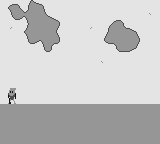

Below is a game level as drawn by its tile map, then a one-line description and the .tmx file that defines it, in full:
An orthogonal 20x18 tile map with 8x8 px tiles, 1 tile layer (bg).

<map version="1.10" tiledversion="1.10.2" orientation="orthogonal" renderorder="right-down" width="20" height="18" tilewidth="8" tileheight="8" infinite="0" nextlayerid="3" nextobjectid="1">
 <tileset firstgid="1" source="terrain.tsx" />
 <layer id="1" name="bg" class="bg" width="20" height="18">
  <data encoding="csv">
128,75,16,42,35,16,128,128,128,128,128,128,128,128,128,128,128,128,128,128,
128,43,121,64,127,61,128,128,128,128,128,128,128,128,128,128,128,128,112,128,
128,89,92,43,127,127,4,16,128,128,128,128,128,128,75,74,128,128,128,128,
128,96,128,58,127,127,127,29,128,128,128,96,128,71,127,63,5,128,128,128,
128,128,128,43,127,127,127,45,128,128,128,128,128,25,127,127,127,12,128,128,
128,128,128,31,68,43,47,32,128,128,128,128,128,91,48,127,127,29,128,128,
128,128,128,128,128,31,32,128,128,128,128,128,128,128,89,30,21,128,128,128,
128,128,128,128,128,128,128,128,128,128,128,128,112,128,128,128,128,128,128,128,
128,128,128,128,128,128,128,128,128,128,128,128,128,128,128,128,128,128,128,128,
128,128,128,128,128,128,128,128,128,128,128,128,128,128,128,128,128,128,128,128,
128,128,128,128,128,128,128,128,128,128,128,128,128,128,128,128,128,128,128,128,
128,69,128,128,128,128,128,128,128,128,128,128,128,128,128,128,128,128,128,128,
128,85,128,128,128,128,128,128,128,128,128,128,128,128,128,128,128,128,128,128,
127,127,127,127,127,127,127,127,127,127,127,127,127,127,127,127,127,127,127,127,
127,127,127,127,127,127,127,127,127,127,127,127,127,127,127,127,127,127,127,127,
127,127,127,127,127,127,127,127,127,127,127,127,127,127,127,127,127,127,127,127,
127,127,127,127,127,127,127,127,127,127,127,127,127,127,127,127,127,127,127,127,
127,127,127,127,127,127,127,127,127,127,127,127,127,127,127,127,127,127,127,127
</data>
 </layer>
</map>